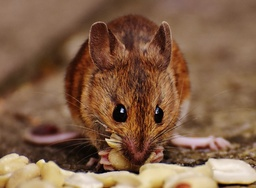
#> input picture Task4/screenshots/rat.jpg, 256 x 188 px, shrunk from 640 x 471 before the run
$ python agglomerative.py
#> lines starting #> are read from the running program, lines starting #| are printed output that depends on the picture
import numpy as np
import pandas as pd
import matplotlib.pyplot as plt
import matplotlib.image as mpimg
import random
from copy import deepcopy


path_to_jpg_file = "screenshots/rat.jpg"
img = mpimg.imread(path_to_jpg_file)
#> img is the input picture: shape (188, 256, 3); mean R, G, B 130.5, 96.1, 71.2

print("image shape: ",img.shape)
#| image shape:  (188, 256, 3)
plt.imshow(img)
plt.axis('off')
plt.show()

pixels = img.reshape(img.shape[0]*img.shape[1],3)
print("image pixels: ",pixels.shape)
#| image pixels:  (48128, 3)

def euclidean_distance(point1, point2):
    """
    Computes euclidean distance of point1 and point2.

    point1 and point2 are lists.
    """
    return np.linalg.norm(np.array(point1) - np.array(point2))

def clusters_distance(cluster1, cluster2):
    """
    Computes distance between two clusters.

    cluster1 and cluster2 are lists of lists of points
    """
    return max([euclidean_distance(point1, point2) for point1 in cluster1 for point2 in cluster2])

def clusters_distance_2(cluster1, cluster2):
    """
    Computes distance between two centroids of the two clusters

    cluster1 and cluster2 are lists of lists of points
    """
    cluster1_center = np.average(cluster1, axis=0)
    cluster2_center = np.average(cluster2, axis=0)
    return euclidean_distance(cluster1_center, cluster2_center)


class AgglomerativeClustering:

    def __init__(self, k=2, initial_k=25):
        self.k = k
        self.initial_k = initial_k

    def initial_clusters(self, points):
        """
        partition pixels into self.initial_k groups based on color similarity
        """
        groups = {}
        d = int(256 / (self.initial_k))
        for i in range(self.initial_k):
            j = i * d
            groups[(j, j, j)] = []
        for i, p in enumerate(points):
            if i%100000 == 0:
                print('processing pixel:', i)
            go = min(groups.keys(), key=lambda c: euclidean_distance(p, c))
            groups[go].append(p)
#> this loop made 48128 passes
#> (p, go) on passes 1 to 3: ([144, 113, 93], (120, 120, 120)), ([144, 113, 93], (120, 120, 120)), ([143, 112, 92], (120, 120, 120))
#| processing pixel: 0
        return [g for g in groups.values() if len(g) > 0]

    def fit(self, points):

        # initially, assign each point to a distinct cluster
        print('Computing initial clusters ...')
        self.clusters_list = self.initial_clusters(points)
#> self.clusters_list = 25 items
        print('number of initial clusters:', len(self.clusters_list))
#| number of initial clusters: 25
        print('merging clusters ...')

        while len(self.clusters_list) > self.k:

            # Find the closest (most similar) pair of clusters
            cluster1, cluster2 = min([(c1, c2) for i, c1 in enumerate(self.clusters_list) for c2 in self.clusters_list[:i]],
                 key=lambda c: clusters_distance_2(c[0], c[1]))

            # Remove the two clusters from the clusters list
            self.clusters_list = [c for c in self.clusters_list if c != cluster1 and c != cluster2]

            # Merge the two clusters
            merged_cluster = cluster1 + cluster2

            # Add the merged cluster to the clusters list
            self.clusters_list.append(merged_cluster)

            print('number of clusters:', len(self.clusters_list))
#> this loop made 20 passes
#| number of clusters: 24
#| number of clusters: 23
#| number of clusters: 22
#| number of clusters: 21
#| number of clusters: 20
#| number of clusters: 19
#| number of clusters: 18
#| number of clusters: 17
#> (further printed lines are left out)

        print('assigning cluster num to each point ...')
        self.cluster = {}
        for cl_num, cl in enumerate(self.clusters_list):
            for point in cl:
                self.cluster[tuple(point)] = cl_num
#> this loop made 5 passes

        print('Computing cluster centers ...')
        self.centers = {}
        for cl_num, cl in enumerate(self.clusters_list):
            self.centers[cl_num] = np.average(cl, axis=0)


    def predict_cluster(self, point):
        """
        Find cluster number of point
        """
        # assuming point belongs to clusters that were computed by fit functions
        return self.cluster[tuple(point)]

    def predict_center(self, point):
        """
        Find center of the cluster that point belongs to
        """
        point_cluster_num = self.predict_cluster(point)
        center = self.centers[point_cluster_num]
        return center


n_clusters = 5
agglo = AgglomerativeClustering(k=n_clusters, initial_k=25)
agglo.fit(pixels)

new_img = [[agglo.predict_center(list(pixel)) for pixel in row] for row in img]
new_img = np.array(new_img, np.uint8)
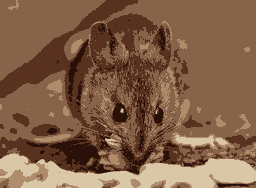
#> new_img: shape (188, 256, 3); mean of channels 0, 1, 2 129.7, 95.5, 71; drawn as R, G, B
mpimg.imsave("agglomerative.png", new_img)

plt.figure(figsize=(15,15))

plt.subplot(1,2,1)
plt.imshow(img)
plt.axis('off')
plt.title('Original image')

plt.subplot(1,2,2)
plt.imshow(new_img)
plt.axis('off')
plt.title(f'Segmented image with k={n_clusters}')

plt.show()
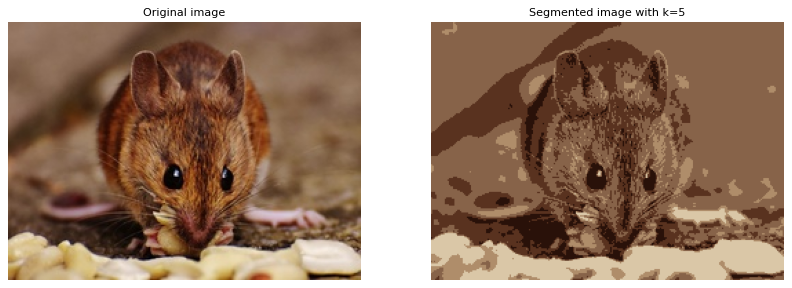
#> figure drawn by matplotlib, 2 panels

$ run again, with Task4/screenshots/mean_seg_res3.JPG copied over Task4/screenshots/rat.jpg
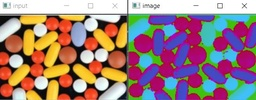
#> input picture Task4/screenshots/mean_seg_res3.JPG, 256 x 100 px, shrunk from 619 x 241 before the run
#> img is the input picture: shape (100, 256, 3); mean R, G, B 157.5, 128, 125
#| image shape:  (100, 256, 3)
#| image pixels:  (25600, 3)
#> the loop in initial_clusters, `for i, p in enumerate(points):` made 25600 passes
#> p on passes 1 to 3: [253, 252, 250], [253, 249, 248], [255, 253, 255]
#> (printed output is left out)
#> in fit, `self.clusters_list = self.initial_clusters(points)`: self.clusters_list = 25 items
#| number of initial clusters: 25
#> the loop in fit, `while len(self.clusters_list) > self.k:` made 20 passes
#> (printed output is left out)
#> the loop in fit, `for cl_num, cl in enumerate(self.clusters_list):` made 5 passes
#> `new_img = np.array(new_img, np.uint8)`:
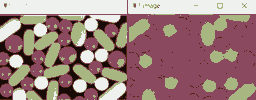
#> new_img: shape (100, 256, 3); mean of channels 0, 1, 2 156.9, 127.5, 124.4; drawn as R, G, B
#> `plt.show()`:
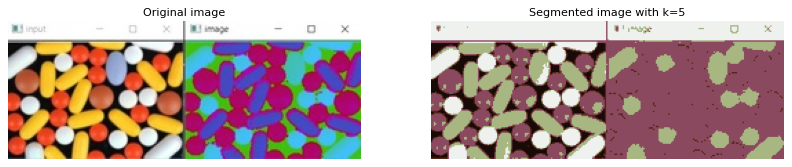
#> figure drawn by matplotlib, 2 panels
